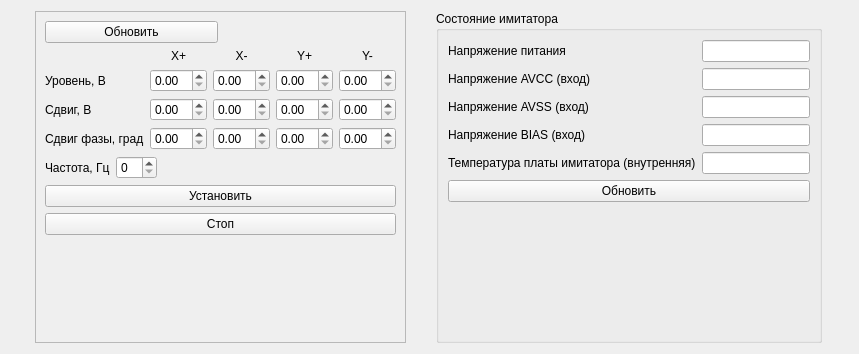
<?xml version="1.0" encoding="UTF-8"?>
<ui version="4.0">
 <class>Imitator_BRG_GUI</class>
 <widget class="QWidget" name="Imitator_BRG_GUI">
  <property name="geometry">
   <rect>
    <x>0</x>
    <y>0</y>
    <width>859</width>
    <height>354</height>
   </rect>
  </property>
  <property name="sizePolicy">
   <sizepolicy hsizetype="Fixed" vsizetype="Fixed">
    <horstretch>0</horstretch>
    <verstretch>0</verstretch>
   </sizepolicy>
  </property>
  <property name="windowTitle">
   <string>Form</string>
  </property>
  <layout class="QHBoxLayout" name="horizontalLayout_2">
   <item>
    <widget class="QFrame" name="frame_2">
     <property name="sizePolicy">
      <sizepolicy hsizetype="Fixed" vsizetype="Preferred">
       <horstretch>0</horstretch>
       <verstretch>0</verstretch>
      </sizepolicy>
     </property>
     <property name="frameShape">
      <enum>QFrame::StyledPanel</enum>
     </property>
     <property name="frameShadow">
      <enum>QFrame::Raised</enum>
     </property>
     <layout class="QVBoxLayout" name="verticalLayout_3">
      <item>
       <layout class="QHBoxLayout" name="horizontalLayout">
        <item>
         <widget class="QPushButton" name="btn_refresh">
          <property name="text">
           <string>Обновить</string>
          </property>
         </widget>
        </item>
        <item>
         <widget class="QLabel" name="lbl_state">
          <property name="alignment">
           <set>Qt::AlignCenter</set>
          </property>
         </widget>
        </item>
       </layout>
      </item>
      <item>
       <layout class="QGridLayout" name="gridLayout">
        <item row="3" column="1">
         <widget class="QDoubleSpinBox" name="dsb_DAC_DOF_xp"/>
        </item>
        <item row="2" column="2">
         <widget class="QDoubleSpinBox" name="dsb_DAC_DGAIN_xn"/>
        </item>
        <item row="1" column="1">
         <widget class="QLabel" name="label_4">
          <property name="text">
           <string>X+</string>
          </property>
          <property name="alignment">
           <set>Qt::AlignCenter</set>
          </property>
         </widget>
        </item>
        <item row="3" column="0">
         <widget class="QLabel" name="label_8">
          <property name="sizePolicy">
           <sizepolicy hsizetype="Fixed" vsizetype="Preferred">
            <horstretch>0</horstretch>
            <verstretch>0</verstretch>
           </sizepolicy>
          </property>
          <property name="text">
           <string>Сдвиг, В</string>
          </property>
         </widget>
        </item>
        <item row="3" column="4">
         <widget class="QDoubleSpinBox" name="dsb_DAC_DOF_yn"/>
        </item>
        <item row="1" column="2">
         <widget class="QLabel" name="label_5">
          <property name="text">
           <string>X-</string>
          </property>
          <property name="alignment">
           <set>Qt::AlignCenter</set>
          </property>
         </widget>
        </item>
        <item row="4" column="2">
         <widget class="QDoubleSpinBox" name="dsb_DDS_PW_xn"/>
        </item>
        <item row="4" column="1">
         <widget class="QDoubleSpinBox" name="dsb_DDS_PW_xp"/>
        </item>
        <item row="3" column="2">
         <widget class="QDoubleSpinBox" name="dsb_DAC_DOF_xn"/>
        </item>
        <item row="3" column="3">
         <widget class="QDoubleSpinBox" name="dsb_DAC_DOF_yp"/>
        </item>
        <item row="4" column="0">
         <widget class="QLabel" name="label_9">
          <property name="sizePolicy">
           <sizepolicy hsizetype="Fixed" vsizetype="Preferred">
            <horstretch>0</horstretch>
            <verstretch>0</verstretch>
           </sizepolicy>
          </property>
          <property name="text">
           <string>Сдвиг фазы, град</string>
          </property>
         </widget>
        </item>
        <item row="2" column="3">
         <widget class="QDoubleSpinBox" name="dsb_DAC_DGAIN_yp"/>
        </item>
        <item row="1" column="4">
         <widget class="QLabel" name="label_7">
          <property name="text">
           <string>Y-</string>
          </property>
          <property name="alignment">
           <set>Qt::AlignCenter</set>
          </property>
         </widget>
        </item>
        <item row="1" column="3">
         <widget class="QLabel" name="label_6">
          <property name="text">
           <string>Y+</string>
          </property>
          <property name="alignment">
           <set>Qt::AlignCenter</set>
          </property>
         </widget>
        </item>
        <item row="2" column="0">
         <widget class="QLabel" name="label_3">
          <property name="sizePolicy">
           <sizepolicy hsizetype="Fixed" vsizetype="Preferred">
            <horstretch>0</horstretch>
            <verstretch>0</verstretch>
           </sizepolicy>
          </property>
          <property name="text">
           <string>Уровень, В</string>
          </property>
         </widget>
        </item>
        <item row="2" column="1">
         <widget class="QDoubleSpinBox" name="dsb_DAC_DGAIN_xp"/>
        </item>
        <item row="4" column="3">
         <widget class="QDoubleSpinBox" name="dsb_DDS_PW_yp"/>
        </item>
        <item row="2" column="4">
         <widget class="QDoubleSpinBox" name="dsb_DAC_DGAIN_yn"/>
        </item>
        <item row="4" column="4">
         <widget class="QDoubleSpinBox" name="dsb_DDS_PW_yn"/>
        </item>
       </layout>
      </item>
      <item>
       <layout class="QHBoxLayout" name="horizontalLayout_5">
        <item>
         <widget class="QLabel" name="label_10">
          <property name="sizePolicy">
           <sizepolicy hsizetype="Fixed" vsizetype="Preferred">
            <horstretch>0</horstretch>
            <verstretch>0</verstretch>
           </sizepolicy>
          </property>
          <property name="text">
           <string>Частота, Гц</string>
          </property>
         </widget>
        </item>
        <item>
         <widget class="QSpinBox" name="sb_DDS_TW"/>
        </item>
        <item>
         <spacer name="horizontalSpacer_2">
          <property name="orientation">
           <enum>Qt::Horizontal</enum>
          </property>
          <property name="sizeHint" stdset="0">
           <size>
            <width>40</width>
            <height>20</height>
           </size>
          </property>
         </spacer>
        </item>
       </layout>
      </item>
      <item>
       <widget class="QPushButton" name="btn_run">
        <property name="text">
         <string>Установить</string>
        </property>
       </widget>
      </item>
      <item>
       <widget class="QPushButton" name="btn_stop">
        <property name="text">
         <string>Стоп</string>
        </property>
       </widget>
      </item>
      <item>
       <spacer name="verticalSpacer">
        <property name="orientation">
         <enum>Qt::Vertical</enum>
        </property>
        <property name="sizeHint" stdset="0">
         <size>
          <width>20</width>
          <height>40</height>
         </size>
        </property>
       </spacer>
      </item>
     </layout>
    </widget>
   </item>
   <item>
    <widget class="QGroupBox" name="groupBox">
     <property name="sizePolicy">
      <sizepolicy hsizetype="Fixed" vsizetype="Preferred">
       <horstretch>0</horstretch>
       <verstretch>0</verstretch>
      </sizepolicy>
     </property>
     <property name="title">
      <string>Состояние имитатора</string>
     </property>
     <layout class="QVBoxLayout" name="verticalLayout">
      <item>
       <layout class="QGridLayout" name="gridLayout_2">
        <item row="4" column="2">
         <widget class="QLineEdit" name="le_imitator_temperature"/>
        </item>
        <item row="2" column="0">
         <widget class="QLabel" name="label_11">
          <property name="text">
           <string>Напряжение AVSS (вход)</string>
          </property>
         </widget>
        </item>
        <item row="1" column="2">
         <widget class="QLineEdit" name="le_AVCC"/>
        </item>
        <item row="2" column="2">
         <widget class="QLineEdit" name="le_AVSS"/>
        </item>
        <item row="0" column="2">
         <widget class="QLineEdit" name="le_VCC"/>
        </item>
        <item row="3" column="0">
         <widget class="QLabel" name="label_12">
          <property name="text">
           <string>Напряжение BIAS (вход)</string>
          </property>
         </widget>
        </item>
        <item row="1" column="0">
         <widget class="QLabel" name="label_2">
          <property name="text">
           <string>Напряжение AVCC (вход)</string>
          </property>
         </widget>
        </item>
        <item row="3" column="2">
         <widget class="QLineEdit" name="le_BIAS"/>
        </item>
        <item row="0" column="0">
         <widget class="QLabel" name="label">
          <property name="text">
           <string>Напряжение питания</string>
          </property>
         </widget>
        </item>
        <item row="4" column="0">
         <widget class="QLabel" name="label_14">
          <property name="text">
           <string>Температура платы имитатора (внутренняя)</string>
          </property>
         </widget>
        </item>
       </layout>
      </item>
      <item>
       <widget class="QPushButton" name="btn_refresh_state">
        <property name="text">
         <string>Обновить</string>
        </property>
       </widget>
      </item>
      <item>
       <spacer name="verticalSpacer_2">
        <property name="orientation">
         <enum>Qt::Vertical</enum>
        </property>
        <property name="sizeHint" stdset="0">
         <size>
          <width>20</width>
          <height>40</height>
         </size>
        </property>
       </spacer>
      </item>
     </layout>
    </widget>
   </item>
  </layout>
 </widget>
 <tabstops>
  <tabstop>btn_refresh</tabstop>
  <tabstop>dsb_DAC_DGAIN_xp</tabstop>
  <tabstop>dsb_DAC_DGAIN_xn</tabstop>
  <tabstop>dsb_DAC_DGAIN_yp</tabstop>
  <tabstop>dsb_DAC_DGAIN_yn</tabstop>
  <tabstop>dsb_DAC_DOF_xp</tabstop>
  <tabstop>dsb_DAC_DOF_xn</tabstop>
  <tabstop>dsb_DAC_DOF_yp</tabstop>
  <tabstop>dsb_DAC_DOF_yn</tabstop>
  <tabstop>dsb_DDS_PW_xp</tabstop>
  <tabstop>dsb_DDS_PW_xn</tabstop>
  <tabstop>dsb_DDS_PW_yp</tabstop>
  <tabstop>dsb_DDS_PW_yn</tabstop>
  <tabstop>sb_DDS_TW</tabstop>
  <tabstop>btn_run</tabstop>
  <tabstop>btn_stop</tabstop>
  <tabstop>le_VCC</tabstop>
  <tabstop>le_AVCC</tabstop>
  <tabstop>le_AVSS</tabstop>
  <tabstop>le_BIAS</tabstop>
  <tabstop>le_imitator_temperature</tabstop>
 </tabstops>
 <resources/>
 <connections/>
</ui>
